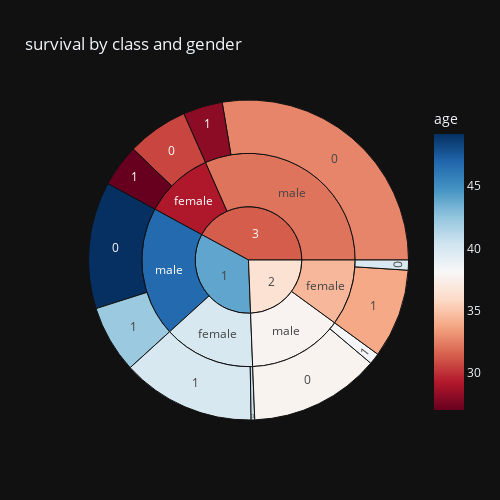

Write notebook code for a chart like this one.
### Code cell
px.sunburst(df,path=['pclass','sex','survived'],
            values='age',title='survival by class and gender',width=500,height=500,
template='plotly_dark', color='age', color_continuous_scale='RdBu',)

### Figure 1 — Plotly figure (JSON) as saved in the notebook; plotly's stock layout.template omitted (floating-point values rounded to 4 significant figures)
{"data": [{"branchvalues": "total", "customdata": [[32.63], [39.88], [26.99], [49.19], [33.8], [30.61], [38.28], [37.75], [42.25], [28.11], [39.86], [40.64], [32.06], [39.9], [29.13], [46.78], [34.41], [37.79], [31.33], [43.93], [36.4]], "domain": {"x": [0, 1], "y": [0, 1]}, "hovertemplate": "labels=%{label}<br>age_sum=%{value}<br>parent=%{parent}<br>id=%{id}<br>age=%{color}<extra></extra>", "ids": ["3/male/0", "1/female/1", "3/female/1", "1/male/0", "2/female/1", "3/female/0", "2/male/1", "2/male/0", "1/male/1", "3/male/1", "2/female/0", "1/female/0", "3/male", "1/female", "3/female", "1/male", "2/female", "2/male", "3", "1", "2"], "labels": ["0", "1", "1", "0", "1", "0", "1", "0", "1", "1", "0", "0", "male", "female", "female", "male", "female", "male", "3", "1", "2"], "marker": {"coloraxis": "coloraxis", "colors": [32.63, 39.88, 26.99, 49.19, 33.8, 30.61, 38.28, 37.75, 42.25, 28.11, 39.86, 40.64, 32.06, 39.9, 29.13, 46.78, 34.41, 37.79, 31.33, 43.93, 36.4]}, "name": "", "parents": ["3/male", "1/female", "3/female", "1/male", "2/female", "3/female", "2/male", "2/male", "1/male", "3/male", "2/female", "1/female", "3", "1", "3", "1", "2", "2", "", "", ""], "type": "sunburst", "values": [5860.0, 2865.0, 908.5, 2720.0, 1910.0, 1310.0, 240.3, 2803.0, 1450.0, 846.4, 216.0, 77.0, 6706.0, 2942.0, 2218.0, 4169.0, 2126.0, 3043.0, 8925.0, 7111.0, 5169.0]}], "layout": {"coloraxis": {"colorbar": {"title": {"text": "age"}}, "colorscale": [[0, "rgb(103,0,31)"], [0.1, "rgb(178,24,43)"], [0.2, "rgb(214,96,77)"], [0.3, "rgb(244,165,130)"], [0.4, "rgb(253,219,199)"], [0.5, "rgb(247,247,247)"], [0.6, "rgb(209,229,240)"], [0.7, "rgb(146,197,222)"], [0.8, "rgb(67,147,195)"], [0.9, "rgb(33,102,172)"], [1, "rgb(5,48,97)"]]}, "height": 500, "legend": {"tracegroupgap": 0}, "title": {"text": "survival by class and gender"}, "width": 500}}
